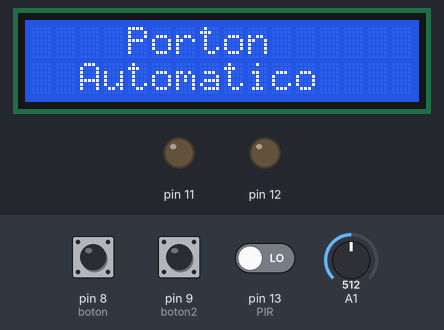
Simulated run of this sketch. Board: Arduino Uno, built with avr-gcc and run on an emulated ATmega328P. On the bench: 16×2 character LCD, output pins drawn as LEDs (lit = HIGH). The inputs (shaded band) are chosen by the test bench; at power-on: pin 8 (boton) HIGH, pin 9 (boton2) HIGH, pin 13 (PIR) LOW, A1 = 512. What the sketch prints to the serial monitor is not drawn.

Above: at 2.0 s.
2.1 s: pin 8 (boton) pulled LOW for 0.15 s
At 4.5 s:
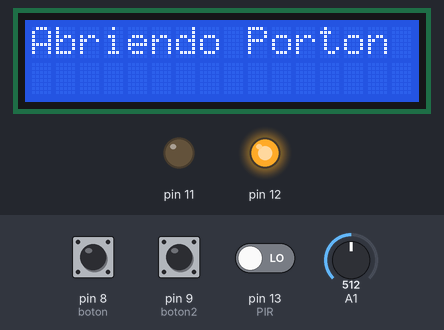
At 5.5 s:
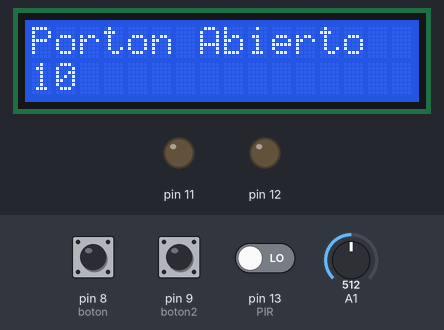
Timing chart, 0 to 18.4 s (numbered marks = the images above; inputs shaded):
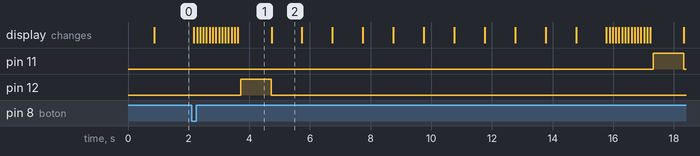

Measured:
- after the input at 2.1 s, pin 11: LOW → HIGH after 15.2 s, → LOW 1.0 s later; pin 12: LOW → HIGH after 1.6 s, → LOW 1.0 s later; the display: first changes after 0.08 s (image 1 shows a later state)
- what the display in image 1 shows lasts 1.1 s, from 3.6 s to 4.7 s
- what the display in image 2 shows lasts 1.0 s, from 4.7 s to 5.7 s

The sketch:

SistemaPortonAutomatico.ino
```cpp
//Libreria de LCD
#include <LiquidCrystal.h>

//Datos
LiquidCrystal lcd(2, 3, 4, 5, 6, 7);

//Timbre porton
const int pinBuzzer = 10; // speaker

int boton = 8;  //pulsador para activación del sistema
int boton2 = 9; //pulsador para speaker

//Potenciometro
float Potenciometro = 0;
float Velocidad = 0;

///BOTON  ALMACENAMIENTO DEL ESTADO DE LOS BOTONES
int buttonState = 0;
int lastButtonState = 0;
int buttonPushCounter = 0;

//BOTON 2  ALMACENAMIENTO DEL ESTADO
int buttonState2 = 0;
int lastButton = 0;
int buttonPushCounter2 = 0;

// SE CREA LA CADENA PARA PODER DESPLAZAR LA PALABRA
String texto_fila = "Abriendo Porton";
String texto_fila1 = "Cerrando Porton";
//Sensor PIR
int PIR = 13;
int valorPIR;
void setup() {
  pinMode(boton, INPUT);    //declaramos tipo entrada
  pinMode(boton2, INPUT);   //declaramos tipo entrada
  Serial.begin(9600);       // Activamos el puerto serial

  pinMode(PIR, INPUT);  //Entrada de Sensor PIR
  pinMode(1,OUTPUT);     //Salida para Integrado L293D
  pinMode(11,OUTPUT);
  pinMode(12,OUTPUT);
//IMPRIMIR
  lcd.begin(16,2);
  lcd.setCursor(1,0);
  lcd.print("INICIANDO");
  lcd.setCursor(6,1);
  lcd.print("Sistema");
  delay(800);
  lcd.clear();

//IMPRIMIR
  lcd.setCursor(4,0);
  lcd.print("Porton");
  lcd.setCursor(2,1);
  lcd.print("Automatico");
}

// ciclo
void loop()
{
  Potenciometro = analogRead(A1); //Leemos el potenciometro
  Velocidad = map(Potenciometro,0,1023,0,255); //Mapeo de potenciometer
  delay(100);// breve demora segundo
  ////_______CONTROL DEL PORTON__________ ////

  // Lectura de la entrada del boton
  buttonState = digitalRead(boton);
  Serial.println(buttonState);
    // Si el estado del boton ha cambiado
  if (buttonState ==0 && lastButton == 0){
    lastButton = 1;
    //// IMPRIMIMOS EL TEXTO DESPLAZADO "ABRIENDO PORTON ////
    // Obtenemos el tamaño del texto
    int tam_texto=texto_fila.length();
    // Mostramos entrada texto por la izquierda
    for(int i=tam_texto; i>0 ; i--){
      String texto = texto_fila.substring(i-1);
      // Limpiamos pantalla
      lcd.clear();
      //Situamos el cursor
      lcd.setCursor(0, 0);
      // Escribimos el texto
      lcd.print(texto);
      // Esperamos
      delay(100);
    }
    //Encendemos el motor para abrir el porton
    analogWrite(1, Velocidad);
    digitalWrite(12, HIGH);
    digitalWrite(11, LOW);
    delay(1000);
    lcd.clear();
    digitalWrite(12, LOW);
    digitalWrite(11, LOW);
    //Mensaje para que entre persona
    for(int i=10; i>=0; --i){
      lcd.clear();
      lcd.print("Porton Abierto"); // mensaje en terminal. Pase por favor
      lcd.setCursor(0,1);
      lcd.print(i);
      delay(1000);
    }
    //// DESPLAZAMIENTO DE PALABRA "CERRANDO PORTON" ////
    int tam_texto1=texto_fila1.length();
    // Mostramos entrada texto por la izquierda
    for(int i=tam_texto1; i>0 ; i--){
      String texto_1 = texto_fila1.substring(i-1);
      // Limpiamos pantalla
      lcd.clear();
      //Situamos el cursor
      lcd.setCursor(0, 0);
      // Escribimos el texto
      lcd.print(texto_1);
      // Esperamos
      delay(100);
    }
    //Encendemos el motor para cerrar el porton
    analogWrite(1, Velocidad);
    digitalWrite(12, LOW);
    digitalWrite(11, HIGH);
    delay(1000);
    lcd.clear();
    digitalWrite(12, LOW);
    digitalWrite(11, LOW);
    }

  //Programacion de sonido atraves de PIR, para detectar personas
  valorPIR = digitalRead(PIR);
  if (valorPIR == HIGH){
    tone(pinBuzzer,600);
    delay(4);
    noTone(pinBuzzer);
    delay(5);
  }
  //Boton de porton
  // Lectura de la entrada del boton
  buttonState2 = digitalRead(boton2);
  if (buttonState2 == 0){
    tone(pinBuzzer,150, 200);
    delay(4);
    noTone(pinBuzzer);
    delay(5);
  }
}
```
